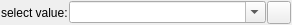
<?xml version="1.0" encoding="UTF-8"?>
<ui version="4.0">
 <class>SAValueSelectComboBox</class>
 <widget class="QWidget" name="SAValueSelectComboBox">
  <property name="geometry">
   <rect>
    <x>0</x>
    <y>0</y>
    <width>292</width>
    <height>24</height>
   </rect>
  </property>
  <property name="sizePolicy">
   <sizepolicy hsizetype="Preferred" vsizetype="Maximum">
    <horstretch>0</horstretch>
    <verstretch>0</verstretch>
   </sizepolicy>
  </property>
  <property name="windowTitle">
   <string>Value Select ComboBox</string>
  </property>
  <layout class="QHBoxLayout" name="horizontalLayout">
   <property name="spacing">
    <number>1</number>
   </property>
   <property name="leftMargin">
    <number>1</number>
   </property>
   <property name="topMargin">
    <number>1</number>
   </property>
   <property name="rightMargin">
    <number>1</number>
   </property>
   <property name="bottomMargin">
    <number>1</number>
   </property>
   <item>
    <widget class="QLabel" name="label">
     <property name="text">
      <string>select value:</string>
     </property>
    </widget>
   </item>
   <item>
    <widget class="QComboBox" name="comboBox">
     <property name="sizePolicy">
      <sizepolicy hsizetype="Expanding" vsizetype="Fixed">
       <horstretch>0</horstretch>
       <verstretch>0</verstretch>
      </sizepolicy>
     </property>
     <property name="editable">
      <bool>true</bool>
     </property>
    </widget>
   </item>
   <item>
    <widget class="QToolButton" name="toolButton">
     <property name="text">
      <string/>
     </property>
    </widget>
   </item>
  </layout>
 </widget>
 <resources/>
 <connections/>
</ui>
